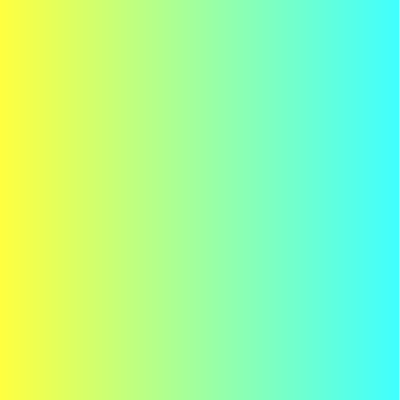
Frame 1 (no input)
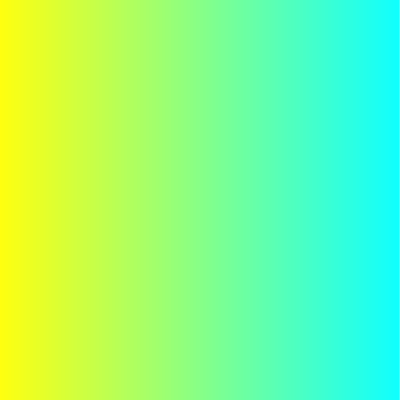
Frame 2 (the mouse pressed at the canvas centre, redrawn once)

The p5.js sketch that drew these frames (run headless with seeded random() and noise() and a simulated clock; the mouse was pressed at the canvas centre and the sketch redrawn once):

// p5.js sketch
// ── sketch.js
function setup() {
  createCanvas(400, 400);
  noLoop();
}

function draw() {
  let c1 = color(255, 255, 0);
  let c2 = color(0, 255, 255);
  
  for (let x = 0; x < width; x++) {
    let inter = map(x, 0, width, 0, 1); // 변수 x의 값을 0에서 1사이 값으로 보정해준다.
    let c = lerpColor(c1, c2, inter); // c1과 c2 색상 사이에서 inter 값에 따라 색상 혼합
    stroke(c);
    line(x, 0, x, height);
  }
}
